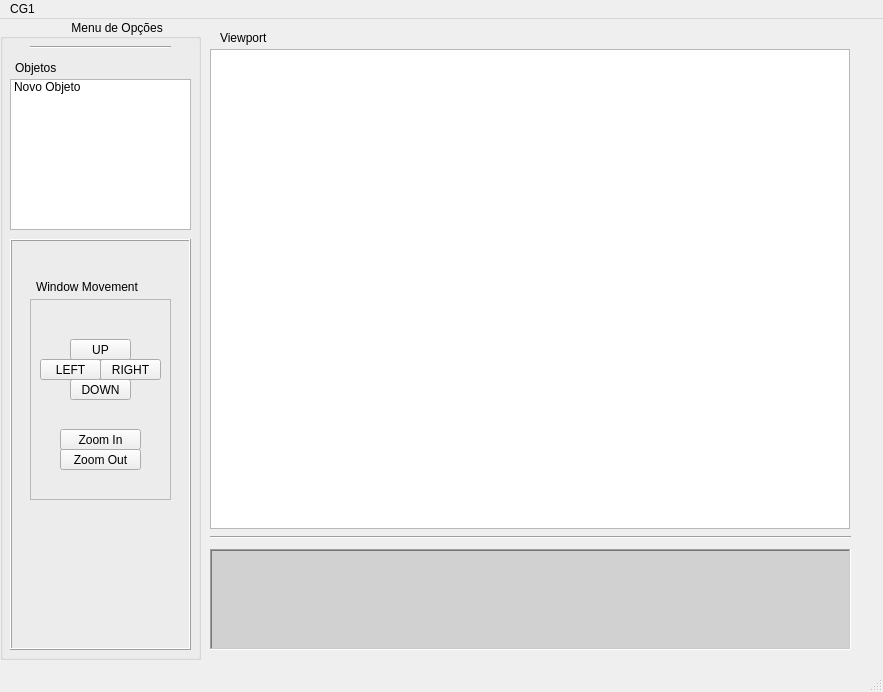
<?xml version="1.0" encoding="UTF-8"?>
<ui version="4.0">
 <class>MainWindow</class>
 <widget class="QMainWindow" name="MainWindow">
  <property name="geometry">
   <rect>
    <x>0</x>
    <y>0</y>
    <width>883</width>
    <height>692</height>
   </rect>
  </property>
  <property name="windowTitle">
   <string>MainWindow</string>
  </property>
  <widget class="QWidget" name="centralWidget">
   <widget class="QGroupBox" name="groupBox">
    <property name="geometry">
     <rect>
      <x>0</x>
      <y>0</y>
      <width>201</width>
      <height>641</height>
     </rect>
    </property>
    <property name="minimumSize">
     <size>
      <width>141</width>
      <height>431</height>
     </size>
    </property>
    <property name="autoFillBackground">
     <bool>false</bool>
    </property>
    <property name="title">
     <string>          Menu de Opções</string>
    </property>
    <property name="alignment">
     <set>Qt::AlignCenter</set>
    </property>
    <property name="flat">
     <bool>false</bool>
    </property>
    <property name="checkable">
     <bool>false</bool>
    </property>
    <widget class="Line" name="line">
     <property name="geometry">
      <rect>
       <x>30</x>
       <y>20</y>
       <width>141</width>
       <height>16</height>
      </rect>
     </property>
     <property name="orientation">
      <enum>Qt::Horizontal</enum>
     </property>
    </widget>
    <widget class="QFrame" name="frame">
     <property name="geometry">
      <rect>
       <x>10</x>
       <y>220</y>
       <width>181</width>
       <height>411</height>
      </rect>
     </property>
     <property name="frameShape">
      <enum>QFrame::Box</enum>
     </property>
     <property name="frameShadow">
      <enum>QFrame::Raised</enum>
     </property>
     <property name="midLineWidth">
      <number>0</number>
     </property>
     <widget class="QLabel" name="label">
      <property name="geometry">
       <rect>
        <x>20</x>
        <y>40</y>
        <width>141</width>
        <height>16</height>
       </rect>
      </property>
      <property name="layoutDirection">
       <enum>Qt::LeftToRight</enum>
      </property>
      <property name="text">
       <string>Window Movement</string>
      </property>
      <property name="margin">
       <number>0</number>
      </property>
      <property name="indent">
       <number>6</number>
      </property>
     </widget>
     <widget class="QFrame" name="frame_2">
      <property name="geometry">
       <rect>
        <x>20</x>
        <y>60</y>
        <width>141</width>
        <height>201</height>
       </rect>
      </property>
      <property name="frameShape">
       <enum>QFrame::StyledPanel</enum>
      </property>
      <property name="frameShadow">
       <enum>QFrame::Raised</enum>
      </property>
      <widget class="QPushButton" name="pushButton_6">
       <property name="geometry">
        <rect>
         <x>30</x>
         <y>150</y>
         <width>81</width>
         <height>21</height>
        </rect>
       </property>
       <property name="text">
        <string>Zoom Out</string>
       </property>
      </widget>
      <widget class="QPushButton" name="pushButton_5">
       <property name="geometry">
        <rect>
         <x>30</x>
         <y>130</y>
         <width>81</width>
         <height>21</height>
        </rect>
       </property>
       <property name="text">
        <string>Zoom In</string>
       </property>
      </widget>
      <widget class="QPushButton" name="pushButton_2">
       <property name="geometry">
        <rect>
         <x>40</x>
         <y>80</y>
         <width>61</width>
         <height>21</height>
        </rect>
       </property>
       <property name="text">
        <string>DOWN</string>
       </property>
      </widget>
      <widget class="QPushButton" name="pushButton_4">
       <property name="geometry">
        <rect>
         <x>70</x>
         <y>60</y>
         <width>61</width>
         <height>21</height>
        </rect>
       </property>
       <property name="text">
        <string>RIGHT</string>
       </property>
      </widget>
      <widget class="QPushButton" name="pushButton_3">
       <property name="geometry">
        <rect>
         <x>10</x>
         <y>60</y>
         <width>61</width>
         <height>21</height>
        </rect>
       </property>
       <property name="text">
        <string>LEFT</string>
       </property>
      </widget>
      <widget class="QPushButton" name="pushButton">
       <property name="geometry">
        <rect>
         <x>40</x>
         <y>40</y>
         <width>61</width>
         <height>21</height>
        </rect>
       </property>
       <property name="text">
        <string>UP</string>
       </property>
      </widget>
     </widget>
    </widget>
    <widget class="QLabel" name="label_4">
     <property name="geometry">
      <rect>
       <x>10</x>
       <y>40</y>
       <width>67</width>
       <height>17</height>
      </rect>
     </property>
     <property name="text">
      <string>Objetos</string>
     </property>
     <property name="indent">
      <number>5</number>
     </property>
    </widget>
    <widget class="QListWidget" name="listWidget">
     <property name="geometry">
      <rect>
       <x>10</x>
       <y>60</y>
       <width>181</width>
       <height>151</height>
      </rect>
     </property>
     <item>
      <property name="text">
       <string>Novo Objeto</string>
      </property>
     </item>
    </widget>
   </widget>
   <widget class="QTextBrowser" name="textBrowser">
    <property name="geometry">
     <rect>
      <x>210</x>
      <y>530</y>
      <width>641</width>
      <height>101</height>
     </rect>
    </property>
    <property name="palette">
     <palette>
      <active>
       <colorrole role="Base">
        <brush brushstyle="SolidPattern">
         <color alpha="255">
          <red>209</red>
          <green>209</green>
          <blue>209</blue>
         </color>
        </brush>
       </colorrole>
      </active>
      <inactive>
       <colorrole role="Base">
        <brush brushstyle="SolidPattern">
         <color alpha="255">
          <red>209</red>
          <green>209</green>
          <blue>209</blue>
         </color>
        </brush>
       </colorrole>
      </inactive>
      <disabled>
       <colorrole role="Base">
        <brush brushstyle="SolidPattern">
         <color alpha="255">
          <red>255</red>
          <green>255</green>
          <blue>255</blue>
         </color>
        </brush>
       </colorrole>
      </disabled>
     </palette>
    </property>
    <property name="frameShape">
     <enum>QFrame::WinPanel</enum>
    </property>
    <property name="frameShadow">
     <enum>QFrame::Sunken</enum>
    </property>
    <property name="lineWidth">
     <number>1</number>
    </property>
    <property name="midLineWidth">
     <number>0</number>
    </property>
   </widget>
   <widget class="QGraphicsView" name="graphicsView">
    <property name="geometry">
     <rect>
      <x>210</x>
      <y>30</y>
      <width>640</width>
      <height>480</height>
     </rect>
    </property>
   </widget>
   <widget class="QLabel" name="label_3">
    <property name="geometry">
     <rect>
      <x>220</x>
      <y>10</y>
      <width>67</width>
      <height>17</height>
     </rect>
    </property>
    <property name="text">
     <string>Viewport</string>
    </property>
   </widget>
   <widget class="Line" name="line_2">
    <property name="geometry">
     <rect>
      <x>210</x>
      <y>510</y>
      <width>641</width>
      <height>16</height>
     </rect>
    </property>
    <property name="orientation">
     <enum>Qt::Horizontal</enum>
    </property>
   </widget>
  </widget>
  <widget class="QMenuBar" name="menuBar">
   <property name="geometry">
    <rect>
     <x>0</x>
     <y>0</y>
     <width>883</width>
     <height>25</height>
    </rect>
   </property>
   <widget class="QMenu" name="menuCG1">
    <property name="title">
     <string>CG1</string>
    </property>
   </widget>
   <addaction name="menuCG1"/>
  </widget>
  <widget class="QStatusBar" name="statusBar"/>
 </widget>
 <layoutdefault spacing="6" margin="11"/>
 <resources/>
 <connections>
  <connection>
   <sender>listWidget</sender>
   <signal>doubleClicked(QModelIndex)</signal>
   <receiver>MainWindow</receiver>
   <slot>abrirJanela()</slot>
   <hints>
    <hint type="sourcelabel">
     <x>58</x>
     <y>93</y>
    </hint>
    <hint type="destinationlabel">
     <x>460</x>
     <y>38</y>
    </hint>
   </hints>
  </connection>
 </connections>
 <slots>
  <slot>abrirJanela()</slot>
 </slots>
</ui>
